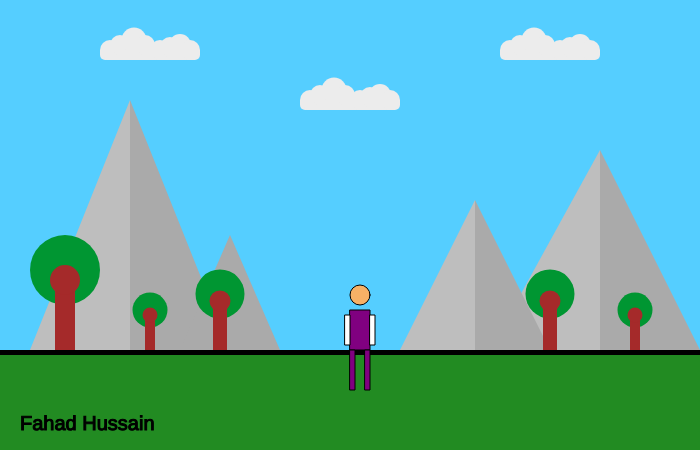
Frame 1 (no input)
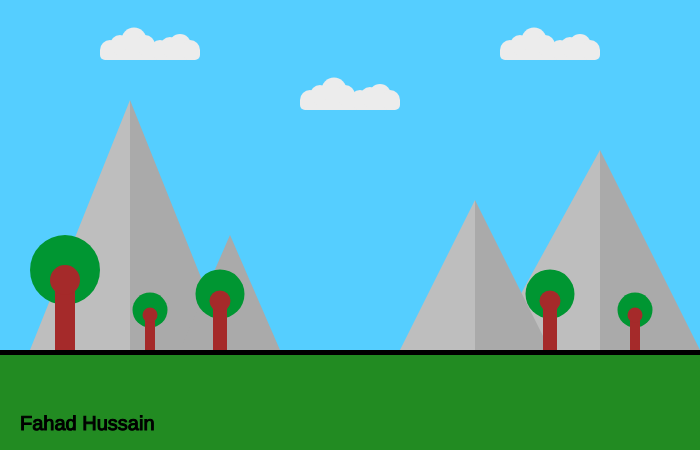
Frame 60 (no input)
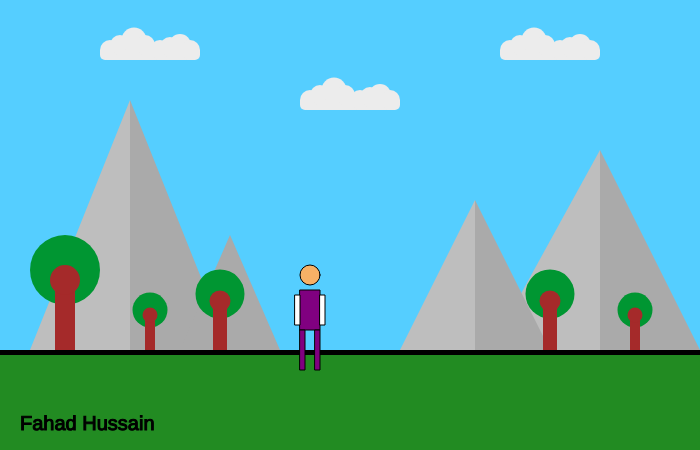
Frame 120 (the mouse pressed at the canvas centre since frame 60)

The p5.js sketch that drew these frames (run headless with seeded random() and noise() and a simulated clock; from frame 60 on, the mouse is pressed at the canvas centre):

// p5.js sketch
// ── sketch.js
// Mountains Interactive Scene
// Fahad Hussain
// 11 Feb, 2025

// Variables

let refXchar = 350; // reference x postion of character    

let refYchar = 310; // reference y postion of character

let currentBack = 0; // it sets background color

let shirtColor = "purple";

let cloudShade;

let bgX = 0;


function setup() {
  createCanvas(700, 450);  
}

function draw() {
  switch(currentBack){                 // changing bg color along with cloudshade with variable
    case 0:
      background(85,206,255);
      cloudShade = 236, 236, 236;        // original background
      break;
    case 1:
      background(250, 128, 114);
      cloudShade = 225, 229, 204;        // sunset 
      break;
    case 2:
      background(26, 27, 78);
      cloudShade = 143, 144, 189;        // night
      break;
    case 3:
      background(193, 203, 210);
      cloudShade = 115, 111, 112;        // cloudy
      break;
  }

  drawGround();
  drawMount();
  drawTree(65+bgX, 270, 1);
  drawTree(635+bgX, 310, 0.5);
  drawTree(550+bgX, 294, 0.7);
  drawTree(150+bgX, 310, 0.5);
  drawTree(220+bgX, 294, 0.7);
  drawClouds(500+bgX,50);
  drawClouds(300+bgX,100);
  drawClouds(100+bgX,50);
  drawCharacter();

  refXchar = mouseX-50; // moves the character horizontally with mouse
  refYchar = mouseY-50; // moves the character vertically with mouse
  if (refYchar <= 290){
    refYchar = 290;                   // setting boundary for character
  }
  if (refYchar >= height-40){
    refYchar = height-40;             // setting boundary for character
  }

  textSize(20);
  fill("black");
  text("Fahad Hussain", 20, 430);  // name

  
  
}

// Functions for each object in the scene  ---> In each function, refX and refY are the reference points for the object.
                                                          
function drawGround() {       // Draws the ground           
  noStroke();                                                  
  fill("forestgreen")                                           
  rect(0, height-100, width, 100 );
  fill("black");
  rect(0, height-100, width, 5);
}
function drawMount() {        // Draws the mountains using triangles with different shades 
  noStroke();
  // Mountains on left side of the scene
  fill(190, 190, 190);
  triangle(30, 350, 130, 100, 130, 350);
  fill(170, 170, 170);
  triangle(130, 350, 130, 100, 230, 350);
  triangle(180, 350, 230, 235, 280, 350);
  // Mountains on right side of the scene
  fill(190, 190, 190);
  triangle(490, 350, 600, 150, 600, 350);
  fill(170, 170, 170);
  triangle(600, 350, 600, 150, 700, 350);
  triangle(550, 350, 475, 200, 475, 350);
  fill(190, 190, 190);
  triangle(475, 350, 475, 200, 400, 350);      
}
function drawTree(x,y,s) {       // Draws the trees using rectangle for trunk and circle for top
  let refX = x;   
  let refY = y;   
  let scale = s;  
  // tree top
  fill(0, 150, 50);
  circle(refX, refY, 70*scale);
  // tree trunk
  fill("brown");
  rect(refX-10*scale, refY+20*scale, 20*scale, 60*scale);
  circle(refX, refY+10*scale, 30*scale);
}

function drawClouds(x, y){    // draws clouds using circles and rectangle
  let refX = x; 
  let refY = y;  
  noStroke();
  fill(cloudShade);      
  rect(refX, refY, 100, 10, 0, 0, 15, 5);
  circle(refX + 10, refY, 20);
  circle(refX + 20, refY-5, 20);
  circle(refX + 34, refY - 10, 25);
  circle(refX + 45, refY - 5, 20);
  circle(refX + 60, refY, 20);
  circle(refX + 70, refY-3, 20);
  circle(refX + 80, refY-5, 22);
  circle(refX + 90, refY, 20);    
}
function drawCharacter(){    // Draws the character
  //chest
  stroke("black");
  fill(shirtColor);
  rect(refXchar, refYchar, 20, 40);
  //head
  fill(247, 177, 102);
  circle(refXchar+10, refYchar-15, 20);
  // right arm
  fill("white");
  rect(refXchar+20, refYchar+5, 5, 30);
  // left arm
  rect(refXchar-5, refYchar+5, 5, 30);
  // right leg
  fill("purple");
  rect(refXchar+15, refYchar+40, 5, 40);
  // left leg
  rect(refXchar, refYchar+40, 5, 40);
}

// Input for changing shirt color

function keyPressed(){             

  if (keyCode === 82){   // r key changes the color to red
    shirtColor = "red";
  }
  if (keyCode === 66){  // b key changes the color to blue
    shirtColor = "blue";
  }
  if (keyCode === 71){  // g key changes the color to green
    shirtColor = "green";
  }
  if (keyCode === 89){  // y key changes the color to yellow
    shirtColor = "yellow";
  }
  if (keyCode === 80){
    shirtColor = "pink";
  }
  if (keyCode === 79){  // o key changes the color to orange
    shirtColor = "orange";
  }
  if (keyCode === 32){   // space key resets to original color
    shirtColor = "purple";
  }
  
  
}

// Input for changing background color

function mousePressed(){
  if (mouseButton === CENTER){  // changes the background color on middle button press
    currentBack+= 1;
  }
  if (currentBack > 3){         // resets the background color
    currentBack = 0;
  }
}
